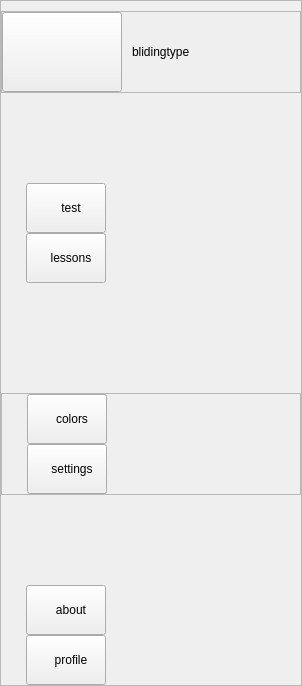
     <widget class="QFrame" name="full_menu_widget">
      <property name="minimumSize">
       <size>
        <width>300</width>
        <height>0</height>
       </size>
      </property>
      <property name="maximumSize">
       <size>
        <width>500</width>
        <height>16777215</height>
       </size>
      </property>
      <property name="frameShape">
       <enum>QFrame::StyledPanel</enum>
      </property>
      <property name="frameShadow">
       <enum>QFrame::Raised</enum>
      </property>
      <property name="lineWidth">
       <number>0</number>
      </property>
      <layout class="QVBoxLayout" name="verticalLayout_8">
       <property name="spacing">
        <number>0</number>
       </property>
       <property name="leftMargin">
        <number>0</number>
       </property>
       <property name="topMargin">
        <number>10</number>
       </property>
       <property name="rightMargin">
        <number>0</number>
       </property>
       <property name="bottomMargin">
        <number>0</number>
       </property>
       <item alignment="Qt::AlignHCenter|Qt::AlignTop">
        <widget class="QFrame" name="logo_div">
         <property name="sizePolicy">
          <sizepolicy hsizetype="Maximum" vsizetype="Preferred">
           <horstretch>0</horstretch>
           <verstretch>0</verstretch>
          </sizepolicy>
         </property>
         <property name="minimumSize">
          <size>
           <width>300</width>
           <height>80</height>
          </size>
         </property>
         <property name="maximumSize">
          <size>
           <width>500</width>
           <height>16777215</height>
          </size>
         </property>
         <property name="frameShape">
          <enum>QFrame::StyledPanel</enum>
         </property>
         <property name="frameShadow">
          <enum>QFrame::Raised</enum>
         </property>
         <layout class="QHBoxLayout" name="horizontalLayout_3">
          <property name="spacing">
           <number>10</number>
          </property>
          <property name="leftMargin">
           <number>0</number>
          </property>
          <property name="topMargin">
           <number>0</number>
          </property>
          <property name="rightMargin">
           <number>0</number>
          </property>
          <property name="bottomMargin">
           <number>0</number>
          </property>
          <item>
           <widget class="QPushButton" name="logo_icon_2">
            <property name="sizePolicy">
             <sizepolicy hsizetype="Preferred" vsizetype="Fixed">
              <horstretch>0</horstretch>
              <verstretch>0</verstretch>
             </sizepolicy>
            </property>
            <property name="minimumSize">
             <size>
              <width>120</width>
              <height>80</height>
             </size>
            </property>
            <property name="maximumSize">
             <size>
              <width>120</width>
              <height>80</height>
             </size>
            </property>
            <property name="text">
             <string/>
            </property>
            <property name="icon">
             <iconset>
              <normaloff>../images/svg_icon/logo.svg</normaloff>../images/svg_icon/logo.svg</iconset>
            </property>
            <property name="iconSize">
             <size>
              <width>80</width>
              <height>80</height>
             </size>
            </property>
           </widget>
          </item>
          <item>
           <widget class="QLabel" name="logo_title">
            <property name="text">
             <string>blidingtype</string>
            </property>
           </widget>
          </item>
         </layout>
        </widget>
       </item>
       <item>
        <spacer name="verticalSpacer_4">
         <property name="orientation">
          <enum>Qt::Vertical</enum>
         </property>
         <property name="sizeHint" stdset="0">
          <size>
           <width>20</width>
           <height>90</height>
          </size>
         </property>
        </spacer>
       </item>
       <item>
        <layout class="QVBoxLayout" name="test_lessons_div_2">
         <property name="spacing">
          <number>0</number>
         </property>
         <property name="leftMargin">
          <number>25</number>
         </property>
         <item alignment="Qt::AlignLeft">
          <widget class="QPushButton" name="test_lessons_div_2__text_button">
           <property name="sizePolicy">
            <sizepolicy hsizetype="Expanding" vsizetype="Fixed">
             <horstretch>0</horstretch>
             <verstretch>0</verstretch>
            </sizepolicy>
           </property>
           <property name="minimumSize">
            <size>
             <width>25</width>
             <height>50</height>
            </size>
           </property>
           <property name="layoutDirection">
            <enum>Qt::LeftToRight</enum>
           </property>
           <property name="text">
            <string>   test</string>
           </property>
           <property name="icon">
            <iconset>
             <normaloff>../images/svg_icon/test.svg</normaloff>
             <activeoff>../images/svg_icon/tets_white.svg</activeoff>../images/svg_icon/test.svg</iconset>
           </property>
           <property name="iconSize">
            <size>
             <width>50</width>
             <height>50</height>
            </size>
           </property>
           <property name="checkable">
            <bool>true</bool>
           </property>
           <property name="autoExclusive">
            <bool>true</bool>
           </property>
          </widget>
         </item>
         <item alignment="Qt::AlignLeft">
          <widget class="QPushButton" name="test_lessons_div_2__lessons_button">
           <property name="minimumSize">
            <size>
             <width>25</width>
             <height>50</height>
            </size>
           </property>
           <property name="text">
            <string>   lessons</string>
           </property>
           <property name="icon">
            <iconset>
             <normaloff>../images/svg_icon/lessons.svg</normaloff>
             <activeoff>../images/svg_icon/lessons_white.svg</activeoff>
             <selectedoff>../images/svg_icon/lessons_white.svg</selectedoff>../images/svg_icon/lessons.svg</iconset>
           </property>
           <property name="iconSize">
            <size>
             <width>50</width>
             <height>50</height>
            </size>
           </property>
           <property name="checkable">
            <bool>true</bool>
           </property>
           <property name="autoExclusive">
            <bool>true</bool>
           </property>
          </widget>
         </item>
        </layout>
       </item>
       <item>
        <spacer name="verticalSpacer_5">
         <property name="orientation">
          <enum>Qt::Vertical</enum>
         </property>
         <property name="sizeHint" stdset="0">
          <size>
           <width>20</width>
           <height>110</height>
          </size>
         </property>
        </spacer>
       </item>
       <item>
        <widget class="QFrame" name="color_setting_div_2">
         <property name="frameShape">
          <enum>QFrame::StyledPanel</enum>
         </property>
         <property name="frameShadow">
          <enum>QFrame::Raised</enum>
         </property>
         <layout class="QVBoxLayout" name="verticalLayout_2">
          <property name="spacing">
           <number>0</number>
          </property>
          <property name="leftMargin">
           <number>25</number>
          </property>
          <property name="topMargin">
           <number>0</number>
          </property>
          <property name="rightMargin">
           <number>0</number>
          </property>
          <property name="bottomMargin">
           <number>0</number>
          </property>
          <item alignment="Qt::AlignLeft">
           <widget class="QPushButton" name="color_setting_div_2__color_button">
            <property name="minimumSize">
             <size>
              <width>0</width>
              <height>50</height>
             </size>
            </property>
            <property name="text">
             <string>   colors</string>
            </property>
            <property name="icon">
             <iconset>
              <normaloff>../images/svg_icon/palette.svg</normaloff>
              <activeoff>../images/svg_icon/palette_white.svg</activeoff>../images/svg_icon/palette.svg</iconset>
            </property>
            <property name="iconSize">
             <size>
              <width>50</width>
              <height>50</height>
             </size>
            </property>
            <property name="checkable">
             <bool>true</bool>
            </property>
            <property name="autoExclusive">
             <bool>true</bool>
            </property>
           </widget>
          </item>
          <item alignment="Qt::AlignLeft">
           <widget class="QPushButton" name="color_setting_div_2__setting_button">
            <property name="minimumSize">
             <size>
              <width>0</width>
              <height>50</height>
             </size>
            </property>
            <property name="text">
             <string>   settings</string>
            </property>
            <property name="icon">
             <iconset>
              <normaloff>../images/svg_icon/settings.svg</normaloff>
              <activeoff>../images/svg_icon/settings_white.svg</activeoff>../images/svg_icon/settings.svg</iconset>
            </property>
            <property name="iconSize">
             <size>
              <width>50</width>
              <height>50</height>
             </size>
            </property>
            <property name="checkable">
             <bool>true</bool>
            </property>
            <property name="autoExclusive">
             <bool>true</bool>
            </property>
           </widget>
          </item>
         </layout>
        </widget>
       </item>
       <item>
        <spacer name="verticalSpacer_6">
         <property name="orientation">
          <enum>Qt::Vertical</enum>
         </property>
         <property name="sizeHint" stdset="0">
          <size>
           <width>20</width>
           <height>90</height>
          </size>
         </property>
        </spacer>
       </item>
       <item>
        <layout class="QVBoxLayout" name="about_profile_div_2">
         <property name="spacing">
          <number>0</number>
         </property>
         <property name="leftMargin">
          <number>25</number>
         </property>
         <item alignment="Qt::AlignLeft">
          <widget class="QPushButton" name="about_profile_div_2__about_button">
           <property name="minimumSize">
            <size>
             <width>0</width>
             <height>50</height>
            </size>
           </property>
           <property name="text">
            <string>   about</string>
           </property>
           <property name="icon">
            <iconset>
             <normaloff>../images/svg_icon/about.svg</normaloff>
             <activeoff>../images/svg_icon/about_white.svg</activeoff>../images/svg_icon/about.svg</iconset>
           </property>
           <property name="iconSize">
            <size>
             <width>50</width>
             <height>50</height>
            </size>
           </property>
           <property name="checkable">
            <bool>true</bool>
           </property>
           <property name="autoExclusive">
            <bool>true</bool>
           </property>
          </widget>
         </item>
         <item alignment="Qt::AlignLeft">
          <widget class="QPushButton" name="about_profile_div_2__profile_button">
           <property name="minimumSize">
            <size>
             <width>0</width>
             <height>50</height>
            </size>
           </property>
           <property name="text">
            <string>   profile</string>
           </property>
           <property name="icon">
            <iconset>
             <normaloff>../images/svg_icon/user.svg</normaloff>
             <activeoff>../images/svg_icon/user_white.svg</activeoff>../images/svg_icon/user.svg</iconset>
           </property>
           <property name="iconSize">
            <size>
             <width>50</width>
             <height>50</height>
            </size>
           </property>
           <property name="checkable">
            <bool>true</bool>
           </property>
           <property name="autoExclusive">
            <bool>true</bool>
           </property>
          </widget>
         </item>
        </layout>
       </item>
      </layout>
     </widget>
